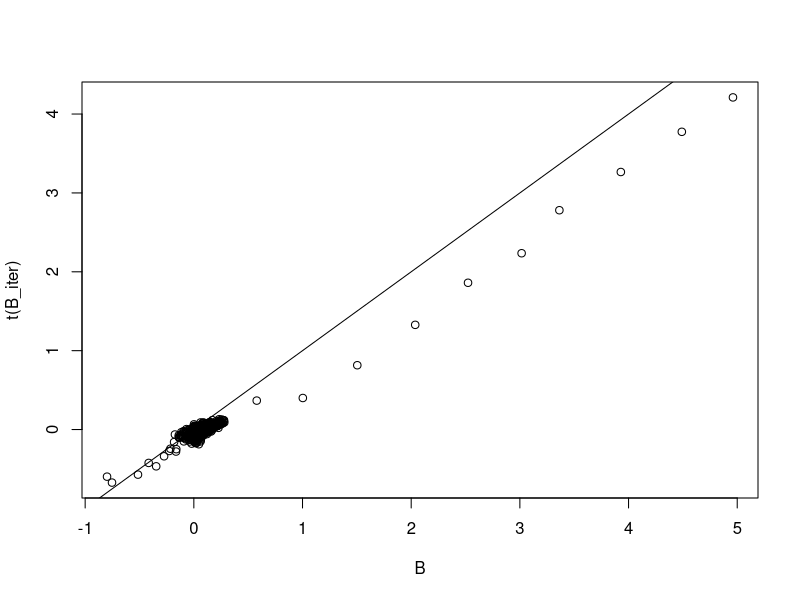
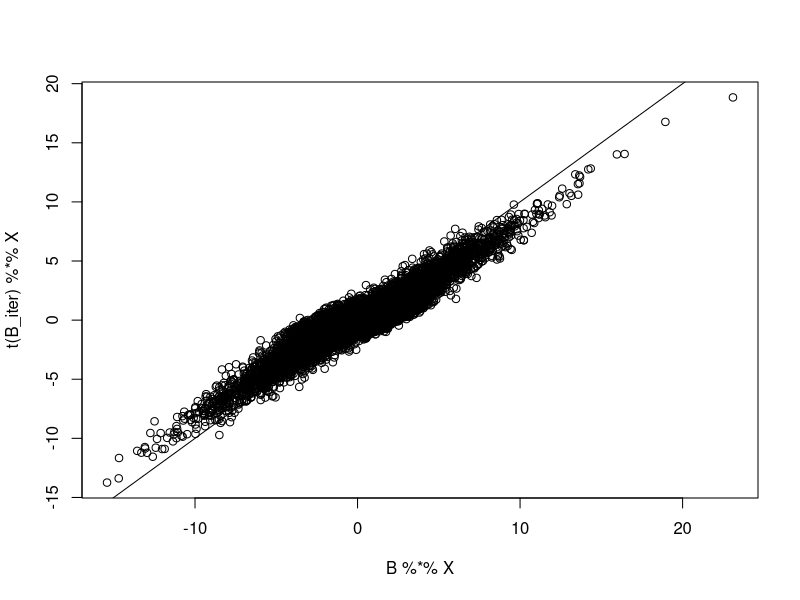
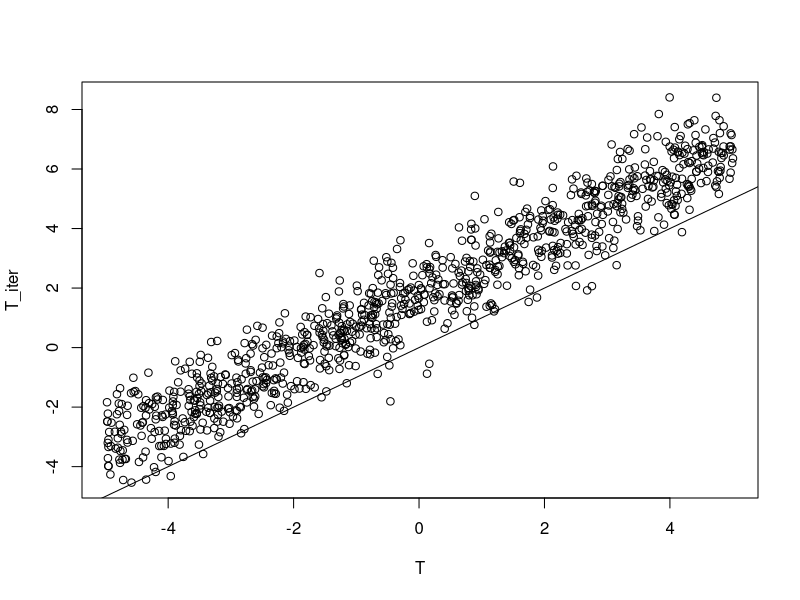
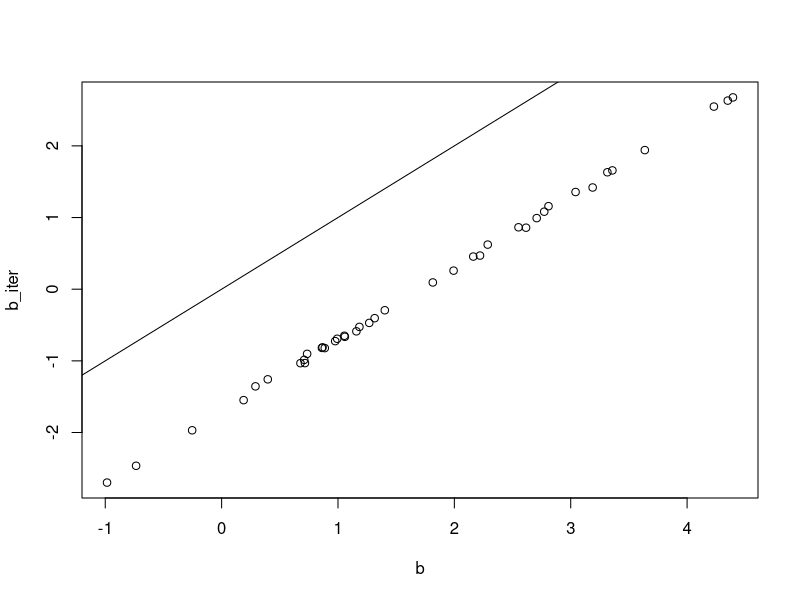
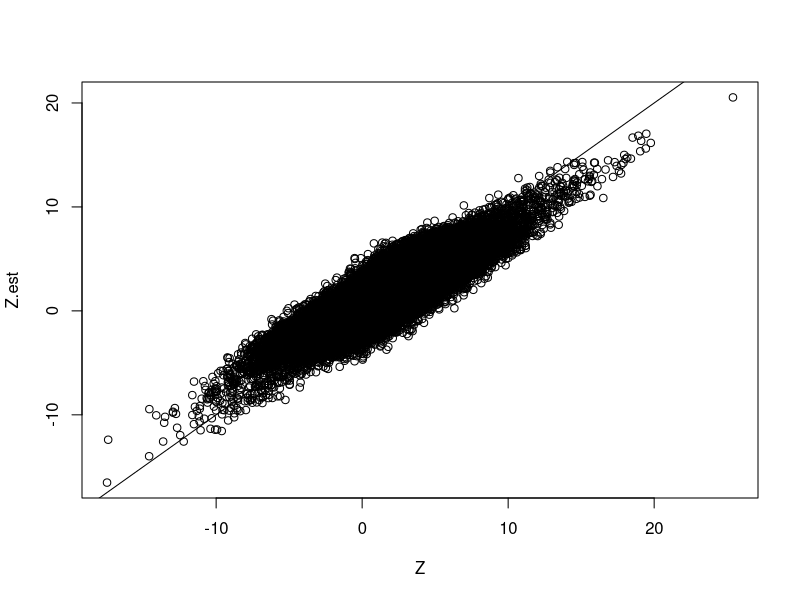
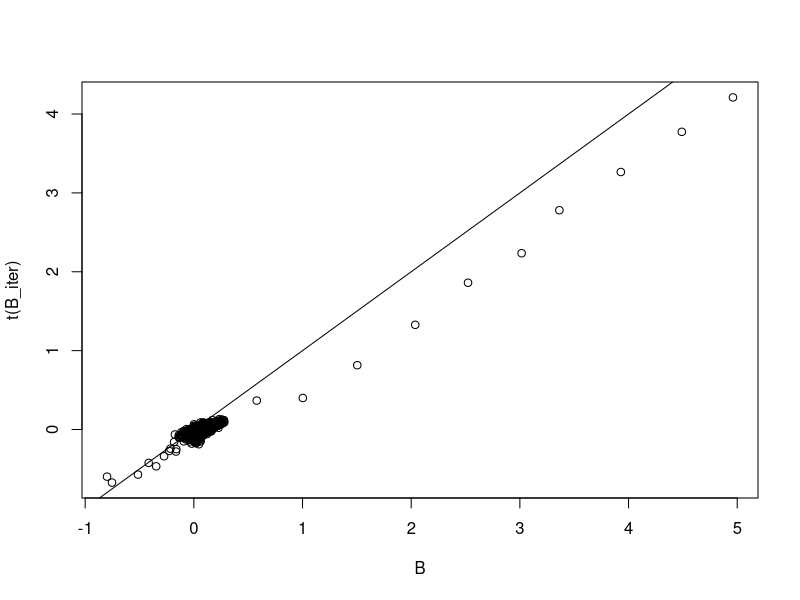
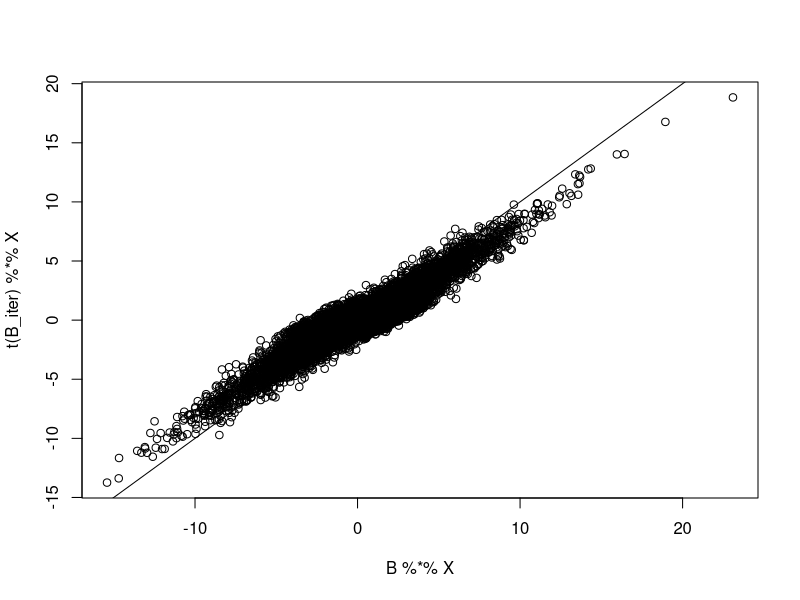
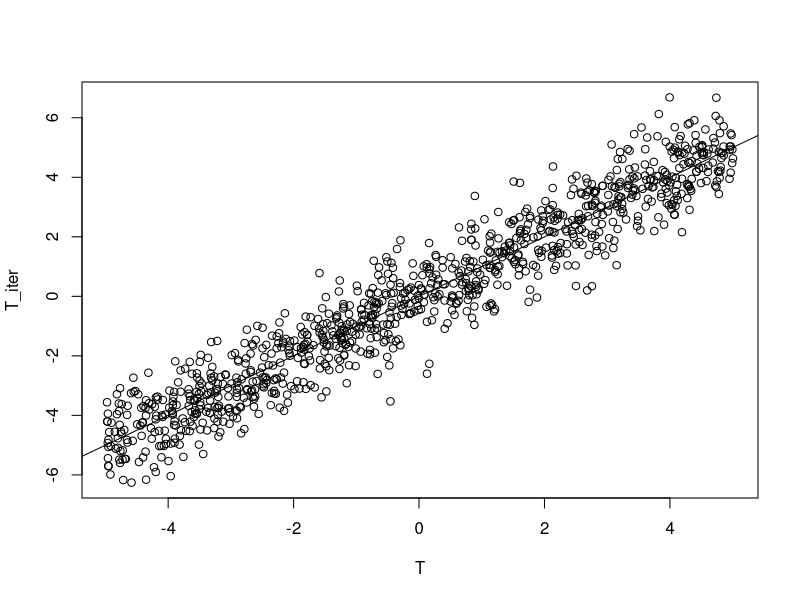

These charts were generated, in order, by the following R code:
# Used library
library(mvtnorm)
library(expm)
library(MASS)
library(tidyverse)
set.seed(120733)
# set.seed(19911130)

## ANN function
rrr <- function(X,Y,lambda,gamma = 0){
  rrresult <- list()
  
  #1 estimate C using LS estimator (generalized inverse is used)
  Clhat <- ginv(t(X)%*%X)%*%t(X)%*% Y
  
  #2 eigendecomposite of CLhar
  Uhat <- svd(X%*%Clhat)$u
  vhat <- svd(X%*%Clhat)$v
  D <- diag(svd(X%*%Clhat)$d)
  
  #3. weight for soft-thredshold and rank
  weight <-  (svd(X%*%Clhat)$d)^(-gamma)
  rrresult$weight <- weight
  rrresult$r <-  sum(svd(X%*%Clhat)$d > lambda^(1/(gamma+1)))
  
  #4. soft-thredsholding
  diagvalue <-  svd(X%*%Clhat)$d -lambda*weight
  th <- ifelse(diagvalue < 0, 0, diagvalue)
  SDhat <-  diag(th)
  
  rrresult$thd <- diagvalue
  
  #5. low rank solution C
  rrresult$CShat <-  Clhat %*% vhat %*% ginv(D) %*% SDhat %*% t(vhat)
  
  return(rrresult)
}

# function to generate a random orthonormal matrix
rortho <- function(x){
  return(qr.Q(qr(array(runif(x), dim = c(x,x)))))
}

# simulation settings
# sample size n (n person's data have been taken)
n <- 1000

# number of metabolites
m <- 100

# number of taxa
k <- 40

# rank of matrix B
r <- 10

# Generate X from Multivariate Noromal with identity variance and covariance matrix
X <- matrix(rnorm(m*n), nrow = m, ncol = n, byrow = TRUE)

# Generate low-rank matrix B
sing.vals <- 5*((r:1)/r + 1/r)
B <- rortho(k)[,1:r] %*% diag(sing.vals) %*% rortho(m)[1:r,]


# Generate T vector from Unif(0, 10)
T <- matrix(runif(n, min = 0, max = 10), nrow = 1)
T <- T - mean(T)

# Generate b vector for intercept from N(0,1)
b <- matrix(rnorm(k, mean = 2, sd = 2), ncol = 1)

# Generate random error
E <- matrix(rnorm(k*n), nrow = k, ncol = n)

# Calculate our new Z = XB + 1T + E
Z <- B %*% X + b %*% matrix(rep(1,n), nrow = 1)+  matrix(rep(1, k), ncol = 1) %*% T + E

# convergence criterion
vareps <- 10^(-3)

# range of lambda
lambda.seq <- exp(seq(3, 3, 1))
rank.est <- rep(0, length(lambda.seq))
converge.iter <- rep(0, length(lambda.seq))
num_obj <- rep(0, length(lambda.seq))

for (i in 1: length(lambda.seq)) {
  # initial estimated B
  qrX <- qr(t(X), tol = 10^-7)
  B_iter <- qr.coef(qrX, t(Z))
  
  # initial estimated b, reset the seed
  set.seed(Sys.time())
  b_iter <- matrix(rnorm(k), ncol = 1)
  
  # initial estimated T (LS)
  T_iter <- t(matrix(rowMeans(t(Z) - t(X) %*% B_iter), nrow = 1))
  # T_iter <- T_iter1 - mean(T_iter1)
  
  disT <- 1
  disB <- 1
  disXB <- 1
  disbeta <- 1
  iter.count <- 1
  
  while ((((disB > vareps) || (disT > vareps) || (disbeta > vareps))  && ((disXB > vareps) || (disT > vareps) || (disbeta > vareps))) && (iter.count < 3000)) {
    Z_iter_B <- t(Z) - T_iter %*% t(matrix(rep(1, k), ncol = 1)) - t(b_iter %*% matrix(rep(1,n), nrow = 1))
    B_iter_next <- rrr(t(X), Z_iter_B, lambda = lambda.seq[i])$CShat
    B_iter_next_rank <- rrr(t(X), Z_iter_B, lambda = lambda.seq[i])$r
    
    Z_iter_b <- t(Z) - t(X) %*% B_iter - T_iter %*% t(matrix(rep(1, k), ncol = 1))
    b_iter_next <- t(1/n * (matrix(rep(1, n), nrow = 1) %*% Z_iter_b))
    
    # Using LS method
    T_iter_next <- t(matrix(rowMeans(t(Z) - t(X) %*% B_iter), nrow = 1))
    
    iter_weight <- sort(rrr(t(X), Z_iter_B, lambda = lambda.seq[i])$weight)
    disT <- sum((T_iter - T_iter_next)^2)
    disB <- sum((B_iter - B_iter_next)^2)
    disbeta <- sum((b_iter - b_iter_next)^2)
    disXB <- sum((t(B_iter) %*% X - t(B_iter_next) %*% X)^2)
    print(c(disT, disB, disXB, disbeta))
    print(sum(T_iter))
    
    B_iter <- B_iter_next
    T_iter <- T_iter_next
    b_iter <- b_iter_next
    iter.count <- iter.count + 1
    # print(iter.count)
  }
  rank.est[i] <- B_iter_next_rank
  converge.iter[i] <- iter.count
  num_obj[i] <- 1/2 * sum((t(Z) - t(X) %*% B_iter - T_iter %*% matrix(rep(1, k), nrow = 1) - t(b_iter %*% matrix(rep(1,n), nrow = 1)))^2) + 
    lambda.seq[i] * sum(iter_weight*svd(t(X) %*% B_iter)$d)
  Z.est <-  t(B_iter) %*% X + matrix(rep(1, k), ncol = 1) %*% t(T_iter)
  
  # save image for B matrix
  png(paste0("plot-B-ls-3steps-beta2.png"))
  plot(B, t(B_iter))
  abline(a = 0, b = 1)
  dev.off()

  # save image for XB matrix
  png(paste0("plot-XB-ls-3setps-beta2.png"))
  plot(B %*% X, t(B_iter) %*% X)
  abline(a = 0, b = 1)
  dev.off()

  # save image for T matrix
  png(paste0("plot-T-ls-3steps-beta2.png"))
  plot(T, T_iter)
  abline(a = 0, b = 1)
  dev.off()

  # save image for T matrix
  png(paste0("plot-beta-ls-3steps-beta2.png"))
  plot(b, b_iter)
  abline(a = 0, b = 1)
  dev.off()

  # save image for Z matrix
  png(paste0("plot-Z-ls-3steps-beta2.png"))
  plot(Z, Z.est)
  abline(a = 0, b = 1)
  dev.off()
}

T[1:10]
T_iter[1:10]
b[1:10]
b_iter[1:10]
B[1:2, 1:7]
t(B_iter)[1:2, 1:7]
(B%*%X)[1:2, 1:7]
(t(B_iter)%*%X)[1:2, 1:7]
num_obj
converge.iter

rank.est.rls <- rep(0, length(lambda.seq))
converge.iter.rls <- rep(0, length(lambda.seq))
num_obj.rls <- rep(0, length(lambda.seq))

#RLS method start
for (i in 1: length(lambda.seq)) {
  # initial estimated B
  qrX <- qr(t(X), tol = 10^-7)
  B_iter <- qr.coef(qrX, t(Z))
  
  # initial estimated b
  # set.seed(Sys.time())
  b_iter <- matrix(rnorm(k), ncol = 1)
  
  # initial estimated T (RLS)
  T_iter <- T_iter - mean(T_iter)
  
  disT <- 1
  disB <- 1
  disbeta <- 1
  disXB <- 1
  iter.count.rls <- 1
  
  while ((((disB > vareps) || (disT > vareps) || (disbeta > vareps))  && ((disXB > vareps) || (disT > vareps) || (disbeta > vareps))) && (iter.count < 3000)) {
    Z_iter_B <- t(Z) - T_iter %*% t(matrix(rep(1, k), ncol = 1)) - t(b_iter %*% matrix(rep(1,n), nrow = 1))
    B_iter_next <- rrr(t(X), Z_iter_B, lambda = lambda.seq[i])$CShat
    B_iter_next_rank <- rrr(t(X), Z_iter_B, lambda = lambda.seq[i])$r
    
    Z_iter_b <- t(Z) - t(X) %*% B_iter - T_iter %*% t(matrix(rep(1, k), ncol = 1))
    b_iter_next <- t(1/n * (matrix(rep(1, n), nrow = 1) %*% Z_iter_b))
    
    T_iter_next <- t(matrix(rowMeans(t(Z) - t(X) %*% B_iter), nrow = 1))
    T_iter_next <- T_iter_next - mean(T_iter_next)
    
    iter_weight <- sort(rrr(t(X), Z_iter_B, lambda = lambda.seq[i])$weight)
    disT <- sum((T_iter - T_iter_next)^2)
    disB <- sum((B_iter - B_iter_next)^2)
    disbeta <- sum((b_iter - b_iter_next)^2)
    disXB <- sum((t(B_iter) %*% X - t(B_iter_next) %*% X)^2)
    print(c(disT, disB, disXB, disbeta))
    print(sum(T_iter))
    
    B_iter <- B_iter_next
    T_iter <- T_iter_next
    b_iter <- b_iter_next
    iter.count.rls <- iter.count.rls + 1
    # print(iter.count)
  }
  rank.est.rls[i] <- B_iter_next_rank
  converge.iter.rls[i] <- iter.count
  num_obj.rls[i] <- 1/2 * sum((t(Z) - t(X) %*% B_iter - T_iter %*% matrix(rep(1, k), nrow = 1) - t(b_iter %*% matrix(rep(1,n), nrow = 1)))^2) + 
    lambda.seq[i] * sum(iter_weight*svd(t(X) %*% B_iter)$d)
  Z.est <-  t(B_iter) %*% X + matrix(rep(1, k), ncol = 1) %*% t(T_iter)

  
  # save image for B matrix
  png(paste0("plot-B-rls-3steps-beta2.png"))
  plot(B, t(B_iter))
  abline(a = 0, b = 1)
  dev.off()

  # save image for XB matrix
  png(paste0("plot-XB-rls-3setps-beta2.png"))
  plot(B %*% X, t(B_iter) %*% X)
  abline(a = 0, b = 1)
  dev.off()

  # save image for T matrix
  png(paste0("plot-T-rls-3steps-beta2.png"))
  plot(T, T_iter)
  abline(a = 0, b = 1)
  dev.off()

  # save image for T matrix
  png(paste0("plot-beta-rls-3steps-beta2.png"))
  plot(b, b_iter)
  abline(a = 0, b = 1)
  dev.off()

  # save image for Z matrix
  png(paste0("plot-Z-rls-3steps-beta2.png"))
  plot(Z, Z.est)
  abline(a = 0, b = 1)
  dev.off()
}


T[1:10]
T_iter[1:10]
b[1:10]
b_iter[1:10]
B[1:2, 1:7]
t(B_iter)[1:2, 1:7]
(B%*%X)[1:2, 1:7]
(t(B_iter)%*%X)[1:2, 1:7]
num_obj.rls
converge.iter.rls
